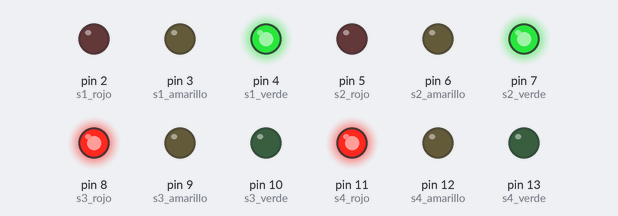
The sketch below on a simulated Arduino Uno, built with avr-gcc and run on an emulated ATmega328P. Shown: output pins drawn as LEDs (lit = HIGH).

Above: at 4.5 s.
At 8.0 s:
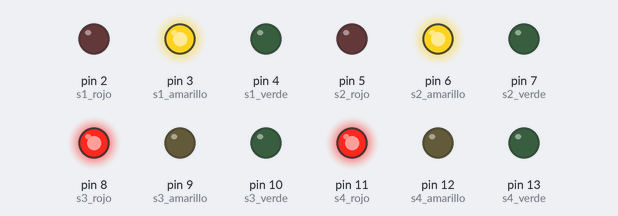
At 9.5 s:
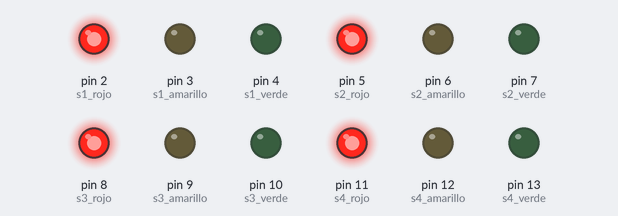
At 12.5 s:
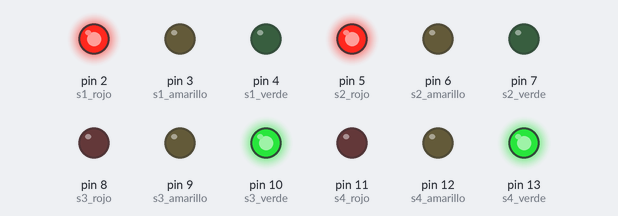
At 16.0 s:
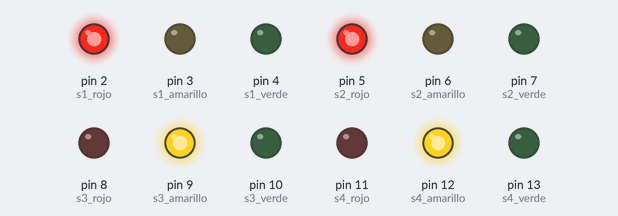
Timing chart, 0 to 22.8 s (numbered marks = the images above):
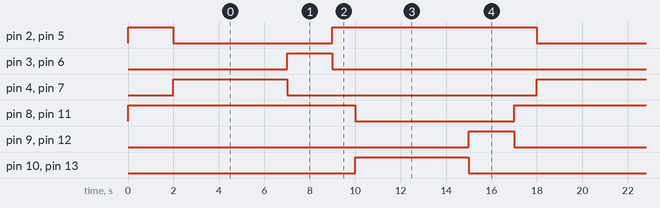

Measured:
- by itself, pin 2 (s1_rojo), pin 5 (s2_rojo), pin 8 (s3_rojo), pin 11 (s4_rojo): alternates HIGH for 9.0 s and LOW for 7.0 s
- by itself, pin 3 (s1_amarillo), pin 6 (s2_amarillo), pin 9 (s3_amarillo), pin 12 (s4_amarillo): alternates HIGH for 2.0 s and LOW for 14.0 s
- by itself, pin 4 (s1_verde), pin 7 (s2_verde), pin 10 (s3_verde), pin 13 (s4_verde): alternates HIGH for 5.0 s and LOW for 11.0 s

The sketch:

Semaforos.ino
```cpp
/*

 * SISTEMA DE CONTROL DE SEMÁFOROS - RETO PIÑÓN

 *
 * DESCRIPCIÓN:
 * Sistema de control automatizado para cruce de avenidas principales:
 * - Av. Patria (eje Norte-Sur)
 * - Av. Mariano Otero (eje Este-Oeste)
 *
 * CARACTERÍSTICAS PRINCIPALES:
 * - Gestiona 4 semáforos independientes (12 LEDs en total)
 * - Implementa secuencia de seguridad con fases alternadas
 * - Previene colisiones mediante tiempo de seguridad entre fases
 * - Operación continua y automática
 *
 * LÓGICA DE OPERACIÓN:
 * - FASE A: Av. Patria en verde, Mariano Otero en rojo
 * - FASE B: Mariano Otero en verde, Av. Patria en rojo
 * - Transición por amarillo + tiempo de seguridad rojo total
 *
 * CREADO: Enero 2026 - Reto Piñón
 * VERSIÓN: 2.0 - Con comentarios mejorados

 */

/*

 * DEFINICIÓN DE PINES - CONFIGURACIÓN DE HARDWARE

 *
 * NOTA: Cada semáforo requiere 3 pines digitales independientes
 * - ROJO: Indica detención obligatoria (STOP)
 * - AMARILLO: Precaución, preparación para detenerse
 * - VERDE: Permite el avance de vehículos
 */

// SEMÁFORO 1: Av. Patria (Sentido Norte - dirección hacia arriba en el mapa)
const int s1_rojo = 2;      // LED Rojo - Semáforo 1
const int s1_amarillo = 3;  // LED Amarillo - Semáforo 1
const int s1_verde = 4;     // LED Verde - Semáforo 1

// SEMÁFORO 2: Av. Patria (Sentido Sur - dirección hacia abajo en el mapa)
const int s2_rojo = 5;      // LED Rojo - Semáforo 2
const int s2_amarillo = 6;  // LED Amarillo - Semáforo 2
const int s2_verde = 7;     // LED Verde - Semáforo 2

// SEMÁFORO 3: Av. Mariano Otero (Sentido Este - dirección hacia la derecha)
const int s3_rojo = 8;      // LED Rojo - Semáforo 3
const int s3_amarillo = 9;  // LED Amarillo - Semáforo 3
const int s3_verde = 10;    // LED Verde - Semáforo 3

// SEMÁFORO 4: Av. Mariano Otero (Sentido Oeste - dirección hacia la izquierda)
const int s4_rojo = 11;     // LED Rojo - Semáforo 4
const int s4_amarillo = 12; // LED Amarillo - Semáforo 4
const int s4_verde = 13;    // LED Verde - Semáforo 4

/*

 * CONFIGURACIÓN DE TIEMPOS - PARÁMETROS DE OPERACIÓN

 *
 * Estos tiempos definen la duración de cada fase del ciclo de semáforos.
 * Pueden ajustarse según el flujo vehicular o requerimientos específicos.
 */

const int tiempo_verde = 5000;      // Duración luz verde: 5 segundos (5000 ms)
                                   // Permite el paso de vehículos en la vía activa

const int tiempo_amarillo = 2000;   // Duración luz amarilla: 2 segundos (2000 ms)
                                   // Fase de transición y precaución

const int tiempo_seguridad = 1000;  // Tiempo de seguridad: 1 segundo (1000 ms)
                                   // Todos los semáforos en rojo para evitar colisiones
                                   // Permite que los últimos vehículos crucen completamente

/*

 * FUNCIÓN SETUP - CONFIGURACIÓN INICIAL DEL SISTEMA

 *
 * Esta función se ejecuta una sola vez al iniciar el sistema.
 * Realiza toda la configuración inicial de hardware y establece
 * un estado seguro antes de comenzar la operación normal.
 */
void setup() {
  // CONFIGURACIÓN DE PINES DIGITALES
  // Todos los pines de LED se configuran como OUTPUT (salida digital)
  // Esto permite que Arduino controle el estado (encendido/apagado) de cada LED

  // Configuración Semáforo 1 (Av. Patria Norte)
  pinMode(s1_rojo, OUTPUT);    // Pin 2: Control LED rojo semáforo 1
  pinMode(s1_amarillo, OUTPUT); // Pin 3: Control LED amarillo semáforo 1
  pinMode(s1_verde, OUTPUT);   // Pin 4: Control LED verde semáforo 1

  // Configuración Semáforo 2 (Av. Patria Sur)
  pinMode(s2_rojo, OUTPUT);    // Pin 5: Control LED rojo semáforo 2
  pinMode(s2_amarillo, OUTPUT); // Pin 6: Control LED amarillo semáforo 2
  pinMode(s2_verde, OUTPUT);   // Pin 7: Control LED verde semáforo 2

  // Configuración Semáforo 3 (Av. Mariano Otero Este)
  pinMode(s3_rojo, OUTPUT);    // Pin 8: Control LED rojo semáforo 3
  pinMode(s3_amarillo, OUTPUT); // Pin 9: Control LED amarillo semáforo 3
  pinMode(s3_verde, OUTPUT);   // Pin 10: Control LED verde semáforo 3

  // Configuración Semáforo 4 (Av. Mariano Otero Oeste)
  pinMode(s4_rojo, OUTPUT);    // Pin 11: Control LED rojo semáforo 4
  pinMode(s4_amarillo, OUTPUT); // Pin 12: Control LED amarillo semáforo 4
  pinMode(s4_verde, OUTPUT);   // Pin 13: Control LED verde semáforo 4

  // INICIALIZACIÓN SEGURA DEL SISTEMA
  // Establece todos los semáforos en ROJO antes de comenzar la operación
  // Esto previene accidentes si el sistema se enciende en medio de una fase
  todosRojo();  // Llama a función que enciende todos los LEDs rojos

  delay(2000); // Espera 2 segundos para estabilización y visualización inicial
}

/*

 * FUNCIÓN LOOP - CICLO PRINCIPAL DE OPERACIÓN

 *
 * Esta función se ejecuta continuamente en un bucle infinito después de setup().
 * Implementa el ciclo completo de semáforos con dos fases principales y
 * transiciones seguras para evitar colisiones en el cruce.
 *
 * SECUENCIA COMPLETA:
 * FASE A → AMARILLO → ROJO TOTAL → FASE B → AMARILLO → ROJO TOTAL → (repetir)
 */
void loop() {
  /*
   * ===================================================================================
   * FASE A: AV. PATRIA ACTIVA (S1 y S2 en VERDE)
   * ===================================================================================
   *
   * Durante esta fase:
   * - Av. Patria (norte-sur) tiene luz VERDE en ambos sentidos
   * - Av. Mariano Otero (este-oeste) permanece en ROJO
   * - Los vehículos pueden cruzar por Av. Patria
   */

  // 1. ACTIVAR SEMÁFOROS DE AV. PATRIA EN VERDE
  // Semáforo 1 (Norte): Cambiar de ROJO a VERDE
  digitalWrite(s1_rojo, LOW);     // Apagar LED rojo
  digitalWrite(s1_verde, HIGH);    // Encender LED verde

  // Semáforo 2 (Sur): Cambiar de ROJO a VERDE
  digitalWrite(s2_rojo, LOW);     // Apagar LED rojo
  digitalWrite(s2_verde, HIGH);    // Encender LED verde

  // 2. MANTENER AV. MARIANO OTERO EN ROJO (prevención de colisiones)
  // Estos semáforos ya estaban en rojo desde la fase anterior
  // Se mantienen encendidos para seguridad
  digitalWrite(s3_rojo, HIGH);     // Semáforo 3 (Este) en ROJO
  digitalWrite(s4_rojo, HIGH);     // Semáforo 4 (Oeste) en ROJO

  delay(tiempo_verde); // Mantener esta configuración por 5 segundos

/*
    * TRANSICIÓN DE AV. PATRIA: VERDE → AMARILLO → ROJO
    * Esta transición alerta a los conductores que deben prepararse para detenerse
    */

  // 3. PASAR A AMARILLO en semáforos de Av. Patria
  // Semáforo 1 (Norte): VERDE → AMARILLO
  digitalWrite(s1_verde, LOW);      // Apagar LED verde
  digitalWrite(s1_amarillo, HIGH);   // Encender LED amarillo

  // Semáforo 2 (Sur): VERDE → AMARILLO
  digitalWrite(s2_verde, LOW);      // Apagar LED verde
  digitalWrite(s2_amarillo, HIGH);   // Encender LED amarillo

  delay(tiempo_amarillo); // Mantener amarillo por 2 segundos

  // 4. DETENER COMPLETAMENTE AV. PATRIA
  // Semáforo 1 (Norte): AMARILLO → ROJO
  digitalWrite(s1_amarillo, LOW); // Apagar LED amarillo
  digitalWrite(s1_rojo, HIGH);    // Encender LED rojo

  // Semáforo 2 (Sur): AMARILLO → ROJO
  digitalWrite(s2_amarillo, LOW); // Apagar LED amarillo
  digitalWrite(s2_rojo, HIGH);    // Encender LED rojo

  delay(tiempo_seguridad); // Tiempo de seguridad: todos en rojo por 1 segundo

  /*
   * ===================================================================================
   * FASE B: AV. MARIANO OTERO ACTIVA (S3 y S4 en VERDE)
   * ===================================================================================
   *
   * Durante esta fase:
   * - Av. Mariano Otero (este-oeste) tiene luz VERDE en ambos sentidos
   * - Av. Patria (norte-sur) permanece en ROJO
   * - Los vehículos pueden cruzar por Av. Mariano Otero
   */

  // 5. ACTIVAR SEMÁFOROS DE AV. MARIANO OTERO EN VERDE
  // Semáforo 3 (Este): Cambiar de ROJO a VERDE
  digitalWrite(s3_rojo, LOW);     // Apagar LED rojo
  digitalWrite(s3_verde, HIGH);    // Encender LED verde

  // Semáforo 4 (Oeste): Cambiar de ROJO a VERDE
  digitalWrite(s4_rojo, LOW);     // Apagar LED rojo
  digitalWrite(s4_verde, HIGH);    // Encender LED verde

  // NOTA: Av. Patria ya permanece en ROJO desde el paso anterior

  delay(tiempo_verde); // Mantener esta configuración por 5 segundos

/*
    * TRANSICIÓN DE AV. MARIANO OTERO: VERDE → AMARILLO → ROJO
    * Transición simétrica a la de Av. Patria para completar el ciclo
    */

  // 6. PASAR A AMARILLO en semáforos de Av. Mariano Otero
  // Semáforo 3 (Este): VERDE → AMARILLO
  digitalWrite(s3_verde, LOW);      // Apagar LED verde
  digitalWrite(s3_amarillo, HIGH);   // Encender LED amarillo

  // Semáforo 4 (Oeste): VERDE → AMARILLO
  digitalWrite(s4_verde, LOW);      // Apagar LED verde
  digitalWrite(s4_amarillo, HIGH);   // Encender LED amarillo

  delay(tiempo_amarillo); // Mantener amarillo por 2 segundos

  // 7. DETENER COMPLETAMENTE AV. MARIANO OTERO
  // Semáforo 3 (Este): AMARILLO → ROJO
  digitalWrite(s3_amarillo, LOW); // Apagar LED amarillo
  digitalWrite(s3_rojo, HIGH);    // Encender LED rojo

  // Semáforo 4 (Oeste): AMARILLO → ROJO
  digitalWrite(s4_amarillo, LOW); // Apagar LED amarillo
  digitalWrite(s4_rojo, HIGH);    // Encender LED rojo

  delay(tiempo_seguridad); // Tiempo de seguridad: todos en rojo por 1 segundo

  // El ciclo completo ahora se repetirá automáticamente al reiniciar loop()
}

/*

 * FUNCIÓN todosRojo() - ESTADO DE EMERGENCIA Y SEGURIDAD

 *
 * DESCRIPCIÓN:
 * Función de seguridad crítica que establece TODOS los semáforos en ROJO.
 * Este estado detiene completamente el tráfico en todas las direcciones.
 *
 * USOS:
 * 1. Inicialización segura del sistema (evita arranque en estado peligroso)
 * 2. Situaciones de emergencia (accidente, obras, etc.)
 * 3. Modo manual de control de tráfico
 * 4. Transiciones entre fases (prevención de colisiones)
 *
 * IMPORTANCIA:
 * Es la función más crítica para la seguridad del sistema de tráfico.
 * Cualquier falla en esta función podría resultar en accidentes graves.
 */
void todosRojo() {
  // SEMÁFORO 1 (Av. Patria Norte)
  digitalWrite(s1_verde, LOW);     // Apagar LED verde
  digitalWrite(s1_amarillo, LOW);   // Apagar LED amarillo
  digitalWrite(s1_rojo, HIGH);      // Encender LED rojo

  // SEMÁFORO 2 (Av. Patria Sur)
  digitalWrite(s2_verde, LOW);     // Apagar LED verde
  digitalWrite(s2_amarillo, LOW);   // Apagar LED amarillo
  digitalWrite(s2_rojo, HIGH);      // Encender LED rojo

  // SEMÁFORO 3 (Av. Mariano Otero Este)
  digitalWrite(s3_verde, LOW);     // Apagar LED verde
  digitalWrite(s3_amarillo, LOW);   // Apagar LED amarillo
  digitalWrite(s3_rojo, HIGH);      // Encender LED rojo

  // SEMÁFORO 4 (Av. Mariano Otero Oeste)
  digitalWrite(s4_verde, LOW);     // Apagar LED verde
  digitalWrite(s4_amarillo, LOW);   // Apagar LED amarillo
  digitalWrite(s4_rojo, HIGH);      // Encender LED rojo

  // RESULTADO: Todos los semáforos en rojo → tráfico detenido en todas las direcciones
}
```
